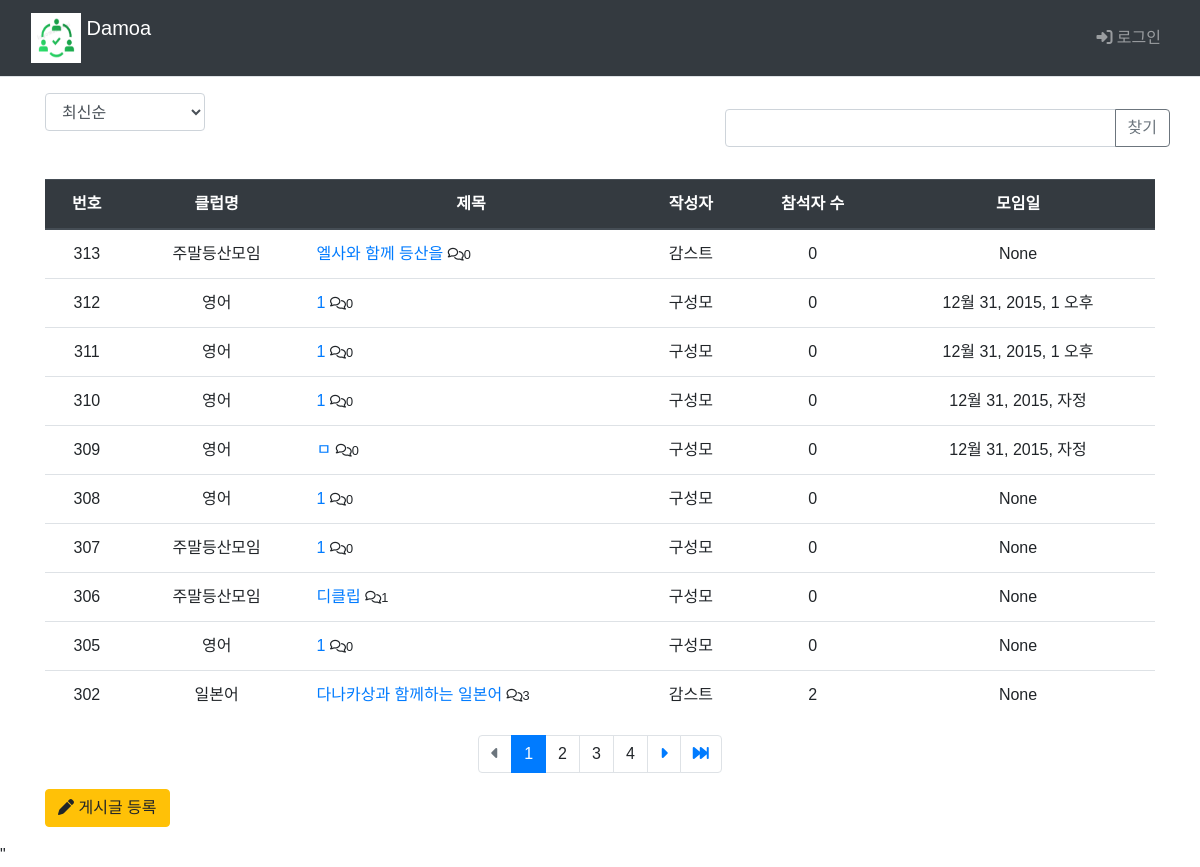
The page /main/board_list/ on the database as committed earlier.
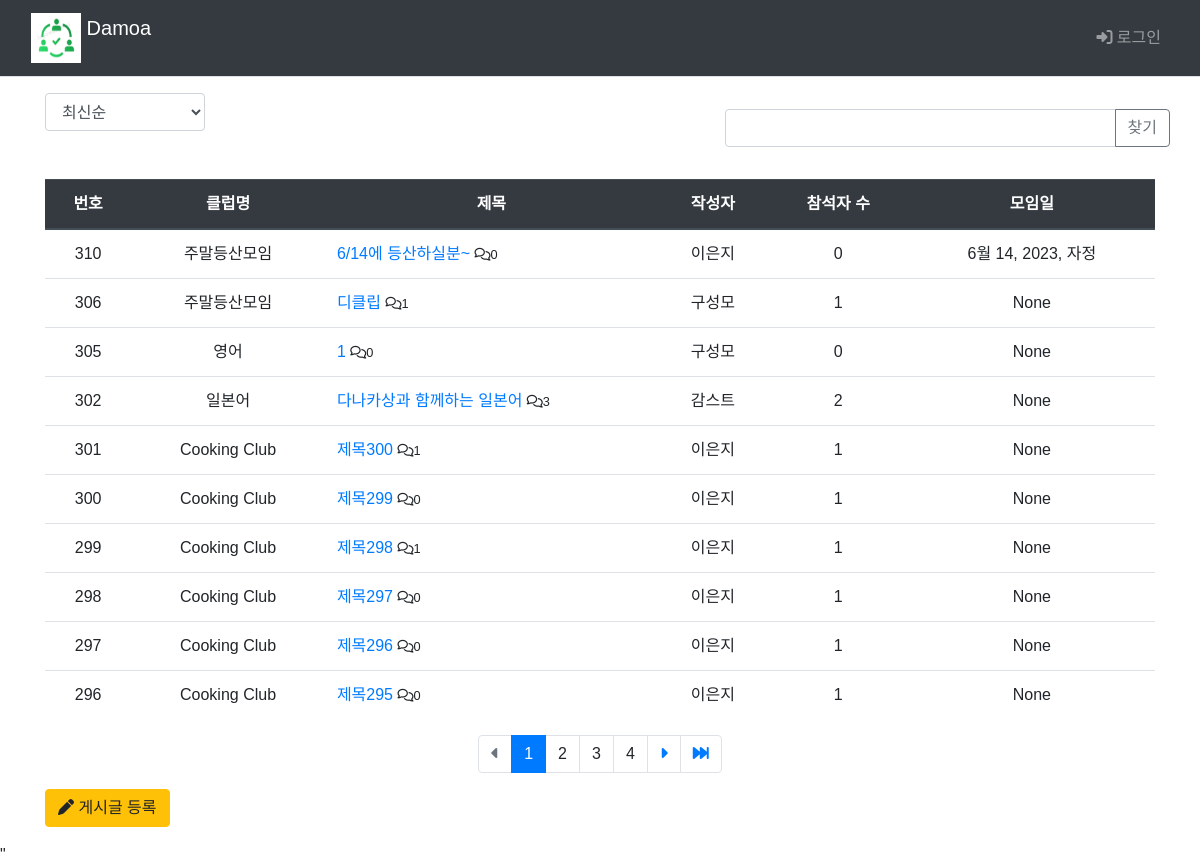
The same page on the database as committed later.
### main/models.py (models this page shows, shortened)
class Board(models.Model):
    club = models.ForeignKey(Club, on_delete=models.CASCADE)
    author = models.ForeignKey(settings.AUTH_USER_MODEL, on_delete=models.CASCADE, default=1, null=True, related_name='author_board')
    subject = models.CharField('제목', max_length = 200,
                               help_text='게시글의 제목을 한 줄로 작성하세요.')
    content = models.TextField('내용', help_text='내용을 상세히 작성하세요.')
    create_date = models.DateTimeField('생성일')
    modify_date = models.DateTimeField(null=True, blank=True)
    voter=models.ManyToManyField(settings.AUTH_USER_MODEL, related_name='voter_board')
    event_date = models.DateTimeField('모임일',null=True, blank=True)

class Club(models.Model):
    class category(models.TextChoices):
        from django.utils.translation import gettext_lazy as _
        COOK = 'CK', _('Cook')
        CULTURE = 'CT', _('Culture')
        GAME = 'GA', _('Game')
        LANGUAGE = 'LA', _('Language')
        MUSIC = 'MU', _('Music')
        OUTDOOR = 'OD', _('Outdoor')
        SPORTS = 'SP', _('Sports')
    category = models.CharField(
        max_length=10,
        choices = category.choices,
        null=True
    )
    name=models.TextField('클럽이름')
    author = models.ForeignKey(settings.AUTH_USER_MODEL, on_delete=models.CASCADE, default=1, null=True, related_name='author_club')
    def __str__(self):
        return self.name

### common/models.py (models this page shows)
class CustomUser(AbstractBaseUser, PermissionsMixin) :
    email = models.EmailField(blank=True, unique=True, default='')
    username = models.CharField(max_length = 15, unique=True)
    name = models.CharField(max_length=15)
    age = models.IntegerField()
    ad = models.CharField(max_length=50)
    is_active = models.BooleanField(default=True)
    is_superuser = models.BooleanField(default=True)
    is_staff = models.BooleanField(default=True)
    date_joined = models.DateTimeField(default=timezone.now)
    last_login = models.DateTimeField(blank=True, null=True)
    objects = CustomUserManager()
    USERNAME_FIELD = 'username'
    REQUIRED_FIELD = ['name']
    class Meta :
        ordering = ['-date_joined']
        verbose_name = 'User'
        verbose_name_plural = 'User'

### main/views.py (the view, shortened to what this page needs)
# urls.py: path('main/board_list/', views.board_list, name='board_list'),
def board_list(request):
    page = request.GET.get('page', '1')  # 페이지
    kw = request.GET.get('kw', '')  # 검색어
    so = request.GET.get('so', 'recent') # 정렬 기준 / default 최신순
    if so == 'recent':
        board_list = Board.objects.order_by('-create_date')
    elif so == 'late':
        board_list = Board.objects.order_by('create_date')
    elif so == 'recommend':
        board_list = Board.objects.annotate(
            num_voter = Count('voter')).order_by('-num_voter', '-create_date')
    elif so == 'popular':
        board_list = Board.objects.annotate(
            num_reply = Count('reply')).order_by('-num_reply', '-create_date')
    else : # 위 경우 제외 board_id 역순정렬
        board_list = Board.objects.order_by('-id')
    paginator = Paginator(board_list, 10)  # 페이지당 10개
    page_obj = paginator.get_page(page)
    context = {'board_list':page_obj, 'page':page, 'kw':kw, 'so':so}
    return render(request, 'main/board_list.html', context)

### templates/main/board_list.html (shortened to what this page needs)
{% extends 'base.html' %}
{% load static %}
{% load main_filter %}
{% block content %}
  <div class="container my-3">
    <div class="row justify-content-between my-3">
      <div class="col-2">
        <select class="form-control so">
          <option value="recent" {% if so == 'recent' %} selected{% endif %}>
            최신순
          </option>
        </select>
      </div>
      <div class="row col-5 my-3">
          <div class="input-group">
            <input type="text" id="search_kw" class="form-control kw" value="{{ kw|default_if_none:'' }}">
            <div class="input-group-append">
              <button class="btn btn-outline-secondary" type="button" id="btn_search">찾기</button>
            </div>
          </div>
      </div>
  </div>
    <table class="table ">
      <thead>
        <tr class="text-center thead-dark">
          <th>번호</th>
          <th>클럽명</th>
          <th style="width:30%">제목</th>
          <th>작성자</th>
          <th>참석자 수</th>
          <th>모임일</th>
        </tr>
      </thead>
      <tbody>
        {% if board_list %}
          {% for board in board_list %}
            <tr class="text-center">
              <td>{{board.id}}</td>
              <td>{{ board.club }}</td>
              <td class="text-left">
                <a href="{%url 'main:detail' board.id%}">{{board.subject}}</a>  <small><i class="fa-regular fa-comments"></i>{{board.reply_set.count}}</small>
              </td>
              <td>{{board.author.name}}</td>
              <td>{{board.voter.count}}</td>
              <td>{{board.event_date}}</td>
            </tr>
          {% endfor %}
        {% else %}
          게시글이 없습니다.
        {% endif %}
      </tbody>
    </table>
    <ul class="pagination justify-content-center">
      {% if board_list.has_previous %}
        <li class="page-item">
      <a class="page-link" href="#" data-page="1">
        <i class="fa-solid fa-backward-fast"></i>
      </a>
    </li>
    <li class="page-item">
      <a class="page-link" href="#" data-page="{{ board_list.previous_page_number }}">
        <i class="fa-solid fa-caret-left"></i>
      </a>
    </li>
      {% else %}
        <li class="page-item disabled">
          <a class="page-link" tabindex="-1" aria-disabled="true" href="#">
            <i class="fa-solid fa-caret-left"></i>
          </a>
        </li>
      {% endif %}
      {% for page_number in board_list.paginator.page_range %}
        {% if page_number >= board_list.number|add:-3 and page_number <= board_list.number|add:3 %}
          {% if page_number == board_list.number %}
            <li class="page-item active" aria-current="page">
              <a class="page-link" data-page="{{ page_number }}">
                {{ page_number }}
              </a>
            </li>
          {% else %}
            <li class="" page-item="page-item">
              <a class="page-link" data-page="{{ page_number }}">
                {{ page_number }}
              </a>
            </li>
          {% endif %}
        {% endif %}
      {% endfor %}
      {% if board_list.has_next %}
        <li class="page-item">
      <a class="page-link" href="#" data-page="{{ board_list.next_page_number }}">
        <i class="fa-solid fa-caret-right"></i>
      </a>
    </li>
    <li class="page-item">
      <a class="page-link" href="#" data-page="{{ board_list.paginator.num_pages }}">
        <i class="fa-solid fa-forward-fast"></i>
      </a>
    </li>
      {% else %}
        <li class="page-item disabled">
          <a class="page-link" tabindex="-1" aria-disabled="true" href="#">
            <i class="fa-solid fa-caret-right"></i>
          </a>
        </li>
      {% endif %}
    </ul>
    <a href="{%url 'main:board_create' %}" class="btn btn-warning">
      <i class="fa-solid fa-pen"></i>
      게시글 등록
    </a>
  </div>
  <form id="searchForm" method="get" action="{% url 'main:board_list' %}">
    <input type="hidden" id="so" name="so" value={{ so }}">"
  </form>
{% endblock %}

Rows that differ between the two databases and show on the page:
removed Board: id "313", club "주말등산모임", subject "엘사와 함께 등산을", reply_set.count "0", author.name "감스트", voter.count "0", event_date "None"
removed Board: id "312", club "영어", subject "1", reply_set.count "0", author.name "구성모", voter.count "0", event_date "12월 31, 2015, 1 오후"
removed Board: id "311", club "영어", subject "1", reply_set.count "0", author.name "구성모", voter.count "0", event_date "12월 31, 2015, 1 오후"
removed Board: id "309", club "영어", subject "ㅁ", reply_set.count "0", author.name "구성모", voter.count "0", event_date "12월 31, 2015, 자정"
removed Board: id "308", club "영어", subject "1", reply_set.count "0", author.name "구성모", voter.count "0", event_date "None"
removed Board: id "307", club "주말등산모임", subject "1", reply_set.count "0", author.name "구성모", voter.count "0", event_date "None"
changed Board id 310: club "영어" → "주말등산모임"; subject "1" → "6/14에 등산하실분~"; author.name "구성모" → "이은지"; event_date "12월 31, 2015, 자정" → "6월 14, 2023, 자정"
computed for Board "디클립": voter.count "0" → "1"
now on this page (row unchanged): Board: id "301", club "Cooking Club", subject "제목300", reply_set.count "1", author.name "이은지", voter.count "1", event_date "None"
now on this page (row unchanged): Board: id "300", club "Cooking Club", subject "제목299", reply_set.count "0", author.name "이은지", voter.count "1", event_date "None"
now on this page (row unchanged): Board: id "299", club "Cooking Club", subject "제목298", reply_set.count "1", author.name "이은지", voter.count "1", event_date "None"
now on this page (row unchanged): Board: id "298", club "Cooking Club", subject "제목297", reply_set.count "0", author.name "이은지", voter.count "1", event_date "None"
now on this page (row unchanged): Board: id "297", club "Cooking Club", subject "제목296", reply_set.count "0", author.name "이은지", voter.count "1", event_date "None"
now on this page (row unchanged): Board: id "296", club "Cooking Club", subject "제목295", reply_set.count "0", author.name "이은지", voter.count "1", event_date "None"
